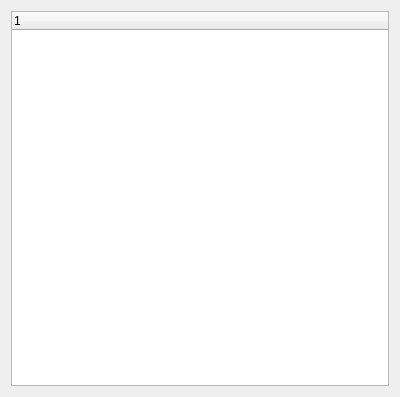
<ui version="4.0" >
 <class>OpenGL</class>
 <widget class="QWidget" name="OpenGL" >
  <property name="geometry" >
   <rect>
    <x>0</x>
    <y>0</y>
    <width>400</width>
    <height>397</height>
   </rect>
  </property>
  <layout class="QVBoxLayout" >
   <item>
    <widget class="QTreeWidget" name="glinfoTreeWidget" >
     <column>
      <property name="text" >
       <string comment="KDE::DoNotExtract">1</string>
      </property>
     </column>
    </widget>
   </item>
  </layout>
 </widget>
 <resources/>
 <connections/>
</ui>
